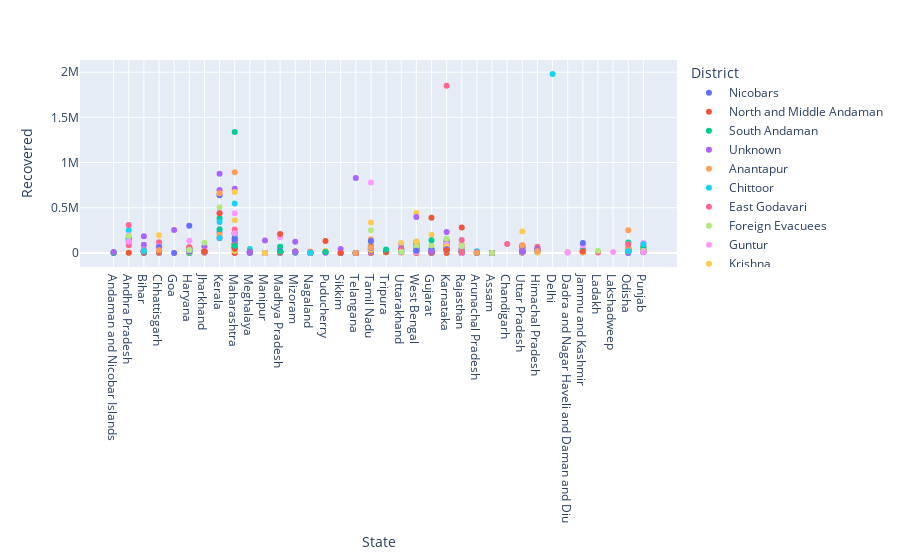

Notebook source saved alongside this figure:
### Code cell
import plotly.express as px
fig = px.scatter(df, x="State", y="Recovered", color="District",
                  hover_data=['State'])
fig.show()
